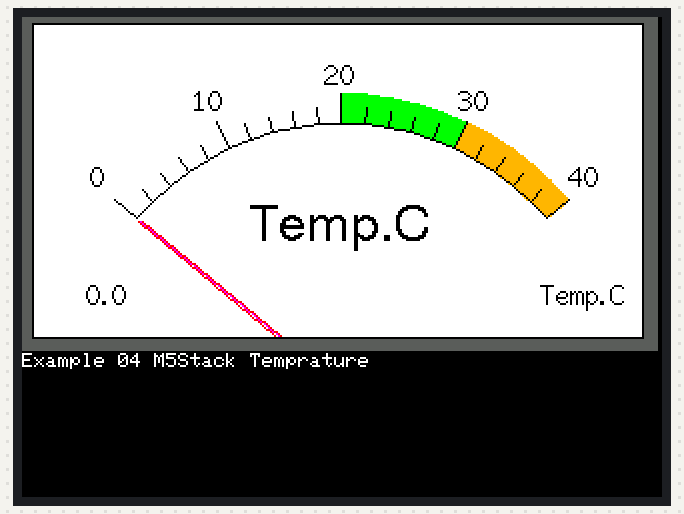
A sketch run on a simulated ESP32. Parts: 320×240 colour display. WiFi joins after 1.5 s; servers stay silent unless stated; uploads are accepted with an empty reply.

Above: at 0.3 s.
At 1.94 s:
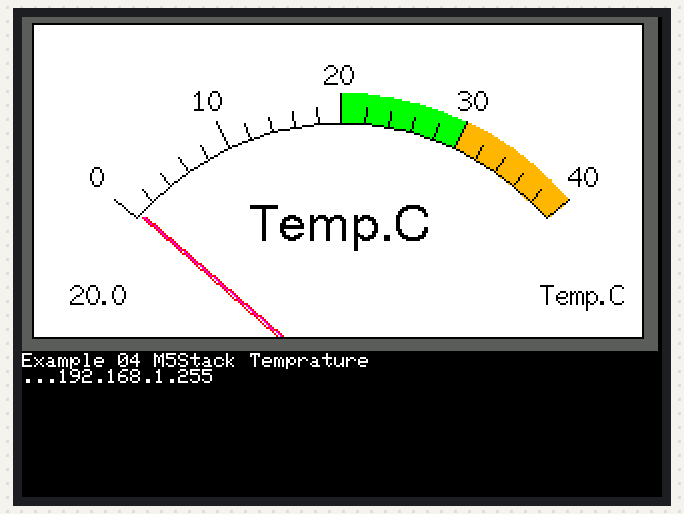
At 3.28 s:
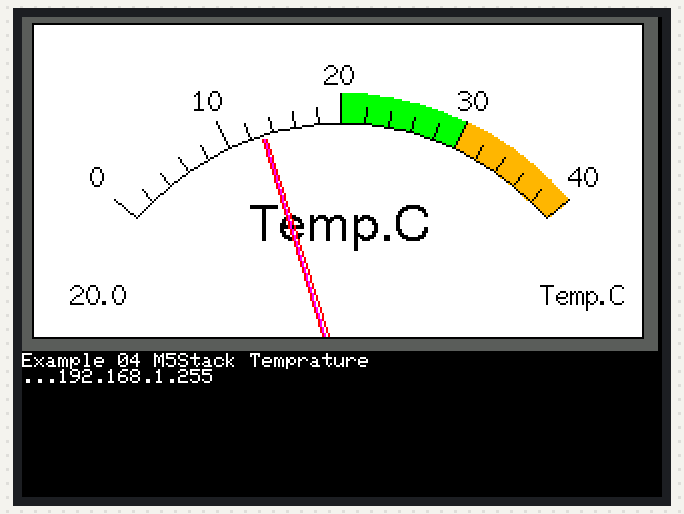
At 4.75 s:
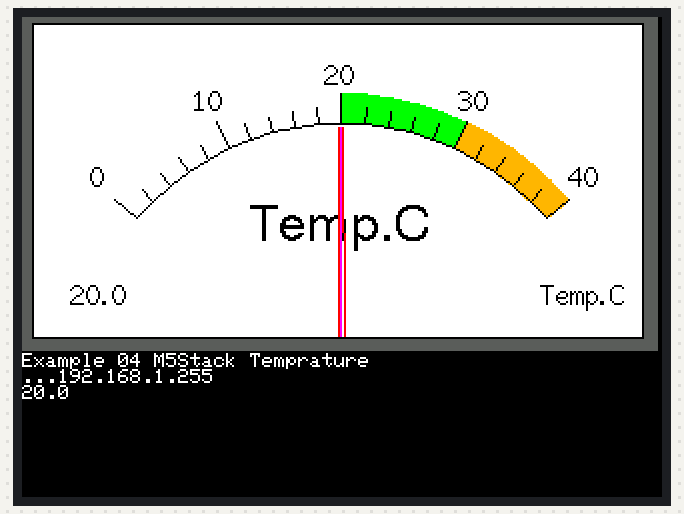
At 20.0 s:
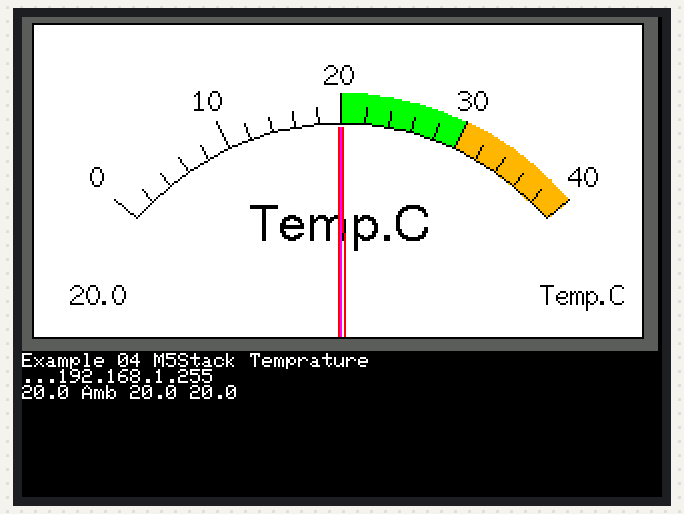
At 32.3 s:
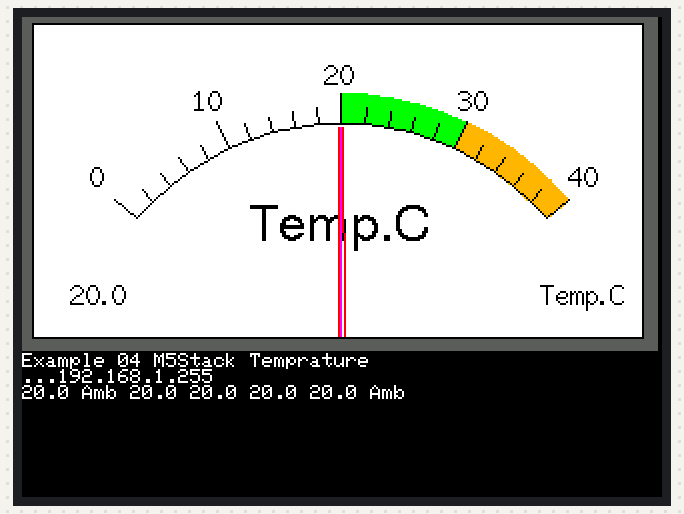

The sketch:

example04c_temp_amb.ino
```cpp
// (licence header left out)
#include <M5Stack.h>                            // M5Stack用ライブラリの組み込み
#include <WiFi.h>                               // ESP32用WiFiライブラリ
#include <WiFiUdp.h>                            // UDP通信を行うライブラリ
#include "lib_Ambient.h"                        // Ambient通信用ライブラリ
#define SSID "iot-core-esp32"                   // 無線LANアクセスポイントのSSID
#define PASS "password"                         // パスワード
#define Ambient_channelId 100                   // AmbientのチャネルID
#define Ambient_writeKey "0123456789abcdef"     // Ambientのライトキー
#define Ambient_d 1                             // Ambientの送信データ番号
#define PORT 1024                               // 送信のポート番号
#define DEVICE "temp0_3,"                       // デバイス名(5字+"_"+番号+",")
#define TEMP_ADJ -25.0                          // 温度値の補正用
IPAddress IP;                                   // ブロードキャストIP保存用
WiFiClient client;                              // Ambient送信用WiFiクライアント
Ambient ambient;                                // Ambient送信用インスタンス生成

void setup(){                                   // 起動時に一度だけ実行する関数
    M5.Lcd.begin();                             // M5Stack用Lcdライブラリの起動
    analogMeterInit("Temp.C", 0, 40);           // アナログメータの初期化
    M5.Lcd.println("Example 04 M5Stack Temprature"); // LCDにタイトルを表示
    WiFi.mode(WIFI_STA);                        // 無線LANをSTAモードに設定
    WiFi.begin(SSID,PASS);                      // 無線LANアクセスポイントへ接続
    while(WiFi.status() != WL_CONNECTED){       // 接続に成功するまで待つ
        delay(500);                             // 待ち時間処理
        M5.Lcd.print('.');                      // 進捗表示
    }
    IP = WiFi.localIP();                        // IPアドレスを取得
    IP[3] = 255;                                // ブロードキャストアドレスに
    M5.Lcd.println(IP);                         // UDP送信先IPアドレスを表示
    ambient.begin(Ambient_channelId, Ambient_writeKey, &client);// Ambient開始
}

void loop(){                                    // 繰り返し実行する関数
    WiFiUDP udp;                                // UDP通信用のインスタンス定義
    float temp;                                 // 温度値用の変数

    temp = temperatureRead() + TEMP_ADJ;        // 温度値の取得
    analogMeterNeedle(temp);                    // メータへ表示
    udp.beginPacket(IP, PORT);                  // UDP送信先を設定
    udp.print(DEVICE);                          // デバイス名を送信
    udp.println(temp,1);                        // 温度値を送信
    M5.Lcd.print(temp,1);                       // シリアル出力表示
    M5.Lcd.print(' ');                          // シリアル出力表示
    udp.endPacket();                            // UDP送信の終了(実際に送信する)
    if(millis() % 30000ul >= 9000){             // 30秒が経過したかどうかの判定
        delay(6000);                            // 6秒間の待ち時間処理(更新間隔)
        return;                                 // 繰り返し処理の再開
    }                                           // 以下は30秒に1回だけの処理
    ambient.set(Ambient_d,String(temp).c_str());// 変数tempの値をAmbientへ送信
    ambient.send();                             // Ambient送信終了(実際に送信)
    M5.Lcd.print("Amb ");                       // シリアル出力表示
    delay(9000);                                // 9秒間の待ち時間(重複送信防止)
}
```

lib_Ambient.cpp
```cpp
/*
 * ambient.cpp - Library for sending data to Ambient
 * Created by Takehiko Shimojima, April 21, 2016
 */
#include "lib_Ambient.h"

#define AMBIENT_DEBUG 0

#if AMBIENT_DEBUG
#define DBG(...) { Serial.print(__VA_ARGS__); }
#define ERR(...) { Serial.print(__VA_ARGS__); }
#else
#define DBG(...)
#define ERR(...)
#endif /* AMBIENT_DBG */

const char* AMBIENT_HOST = "54.65.206.59";
int AMBIENT_PORT = 80;
const char* AMBIENT_HOST_DEV = "192.168.0.11";
int AMBIENT_PORT_DEV = 4567;

const char * ambient_keys[] = {"\"d1\":\"", "\"d2\":\"", "\"d3\":\"", "\"d4\":\"", "\"d5\":\"", "\"d6\":\"", "\"d7\":\"", "\"d8\":\"", "\"lat\":\"", "\"lng\":\"", "\"created\":\""};

Ambient::Ambient() {
}

bool
Ambient::begin(unsigned int channelId, const char * writeKey, WiFiClient * c, int dev) {
    this->channelId = channelId;

    if (sizeof(writeKey) > AMBIENT_WRITEKEY_SIZE) {
        ERR("writeKey length > AMBIENT_WRITEKEY_SIZE");
        return false;
    }
    strcpy(this->writeKey, writeKey);

    if(NULL == c) {
        ERR("Socket Pointer is NULL, open a socket.");
        return false;
    }
    this->client = c;
    this->dev = dev;
    if (dev) {
        strcpy(this->host, AMBIENT_HOST_DEV);
        this->port = AMBIENT_PORT_DEV;
    } else {
        strcpy(this->host, AMBIENT_HOST);
        this->port = AMBIENT_PORT;
    }
    for (int i = 0; i < AMBIENT_NUM_PARAMS; i++) {
        this->data[i].set = false;
    }
        return true;
}

bool
Ambient::set(int field,const char * data) {
    --field;
    if (field < 0 || field >= AMBIENT_NUM_PARAMS) {
        return false;
    }
    if (strlen(data) > AMBIENT_DATA_SIZE) {
        return false;
    }
    this->data[field].set = true;
    strcpy(this->data[field].item, data);

    return true;
}

bool Ambient::set(int field, double data)
{
	return set(field,String(data).c_str());
}

bool Ambient::set(int field, int data)
{
	return set(field, String(data).c_str());
}

bool
Ambient::clear(int field) {
    --field;
    if (field < 0 || field >= AMBIENT_NUM_PARAMS) {
        return false;
    }
    this->data[field].set = false;

    return true;
}

bool
Ambient::send() {

    int retry;
    for (retry = 0; retry < AMBIENT_MAX_RETRY; retry++) {
        int ret;
        ret = this->client->connect(this->host, this->port);
        if (ret) {
            break ;
        }
    }
    if(retry == AMBIENT_MAX_RETRY) {
        ERR("Could not connect socket to host\r\n");
        return false;
    }

    char str[180];
    char body[192];
    char inChar;

    memset(body, 0, sizeof(body));
    strcat(body, "{\"writeKey\":\"");
    strcat(body, this->writeKey);
    strcat(body, "\",");

    for (int i = 0; i < AMBIENT_NUM_PARAMS; i++) {
        if (this->data[i].set) {
            strcat(body, ambient_keys[i]);
            strcat(body, this->data[i].item);
            strcat(body, "\",");
        }
    }
    body[strlen(body) - 1] = '\0';
    strcat(body, "}\r\n");

    memset(str, 0, sizeof(str));
    sprintf(str, "POST /api/v2/channels/%d/data HTTP/1.1\r\n", this->channelId);
    if (this->port == 80) {
        sprintf(&str[strlen(str)], "Host: %s\r\n", this->host);
    } else {
        sprintf(&str[strlen(str)], "Host: %s:%d\r\n", this->host, this->port);
    }
    sprintf(&str[strlen(str)], "Content-Length: %d\r\n", strlen(body));
    sprintf(&str[strlen(str)], "Content-Type: application/json\r\n\r\n");

    DBG("sending: ");DBG(strlen(str));DBG("bytes\r\n");DBG(str);

    int ret;
    ret = this->client->print(str);
    delay(30);
    DBG(ret);DBG(" bytes sent\n\n");
    if (ret == 0) {
        ERR("send failed\n");
        return false;
    }
    ret = this->client->print(body);
    delay(30);
    DBG(ret);DBG(" bytes sent\n\n");
    if (ret == 0) {
        ERR("send failed\n");
        return false;
    }

    while (this->client->available()) {
        inChar = this->client->read();
#if AMBIENT_DEBUG
        Serial.write(inChar);
#endif
    }

    this->client->stop();

    for (int i = 0; i < AMBIENT_NUM_PARAMS; i++) {
        this->data[i].set = false;
    }

    return true;
}

int
Ambient::bulk_send(char *buf) {

    int retry;
    for (retry = 0; retry < AMBIENT_MAX_RETRY; retry++) {
        int ret;
        ret = this->client->connect(this->host, this->port);
        if (ret) {
            break ;
        }
    }
    if(retry == AMBIENT_MAX_RETRY) {
        ERR("Could not connect socket to host\r\n");
        return -1;
    }

    char str[180];
    char inChar;

    memset(str, 0, sizeof(str));
    sprintf(str, "POST /api/v2/channels/%d/dataarray HTTP/1.1\r\n", this->channelId);
    if (this->port == 80) {
        sprintf(&str[strlen(str)], "Host: %s\r\n", this->host);
    } else {
        sprintf(&str[strlen(str)], "Host: %s:%d\r\n", this->host, this->port);
    }
    sprintf(&str[strlen(str)], "Content-Length: %d\r\n", strlen(buf));
    sprintf(&str[strlen(str)], "Content-Type: application/json\r\n\r\n");

    DBG("sending: ");DBG(strlen(str));DBG("bytes\r\n");DBG(str);

    int ret;
    ret = this->client->print(str); // send header
    delay(30);
    DBG(ret);DBG(" bytes sent\n\n");
    if (ret == 0) {
        ERR("send failed\n");
        return -1;
    }

    int sent = 0;
    unsigned long starttime = millis();
    while ((millis() - starttime) < AMBIENT_TIMEOUT) {
        ret = this->client->print(&buf[sent]);
        delay(30);
        DBG(ret);DBG(" bytes sent\n\n");
        if (ret == 0) {
            ERR("send failed\n");
            return -1;
        }
        sent += ret;
        if (sent >= strlen(buf)) {
            break;
        }
    }
    delay(500);

    while (this->client->available()) {
        inChar = this->client->read();
#if AMBIENT_DEBUG
        Serial.write(inChar);
#endif
    }

    this->client->stop();

    for (int i = 0; i < AMBIENT_NUM_PARAMS; i++) {
        this->data[i].set = false;
    }

    return (sent == 0) ? -1 : sent;
}

bool
Ambient::delete_data(const char * userKey) {
    int retry;
    for (retry = 0; retry < AMBIENT_MAX_RETRY; retry++) {
        int ret;
        ret = this->client->connect(this->host, this->port);
        if (ret) {
            break ;
        }
    }
    if(retry == AMBIENT_MAX_RETRY) {
        ERR("Could not connect socket to host\r\n");
        return false;
    }

    char str[180];
    char inChar;

    memset(str, 0, sizeof(str));
    sprintf(str, "DELETE /api/v2/channels/%d/data?userKey=%s HTTP/1.1\r\n", this->channelId, userKey);
    if (this->port == 80) {
        sprintf(&str[strlen(str)], "Host: %s\r\n", this->host);
    } else {
        sprintf(&str[strlen(str)], "Host: %s:%d\r\n", this->host, this->port);
    }
    sprintf(&str[strlen(str)], "Content-Length: 0\r\n");
    sprintf(&str[strlen(str)], "Content-Type: application/json\r\n\r\n");
    DBG(str);

    int ret;
    ret = this->client->print(str);
    delay(30);
    DBG(ret);DBG(" bytes sent\r\n");
    if (ret == 0) {
        ERR("send failed\r\n");
        return false;
    }

    while (this->client->available()) {
        inChar = this->client->read();
#if AMBIENT_DEBUG
        Serial.write(inChar);
#endif
    }

    this->client->stop();

    for (int i = 0; i < AMBIENT_NUM_PARAMS; i++) {
        this->data[i].set = false;
    }

    return true;
}
```

lib_Ambient.h
```cpp
/*
 * ambient.h - Library for sending data to Ambient
 * Created by Takehiko Shimojima, April 21, 2016
 */
#ifndef Ambient_h
#define Ambient_h

#include "Arduino.h"
#if defined(ESP8266)
 #include <ESP8266WiFi.h>
#else
 #include <WiFi.h>
#endif

#define AMBIENT_WRITEKEY_SIZE 18
#define AMBIENT_MAX_RETRY 5
#define AMBIENT_DATA_SIZE 24
#define AMBIENT_NUM_PARAMS 11
#define AMBIENT_TIMEOUT 3000 // milliseconds

class Ambient
{
public:

    Ambient(void);

    bool begin(unsigned int channelId, const char * writeKey, WiFiClient * c, int dev = 0);
    bool set(int field,const char * data);
	bool set(int field, double data);
	bool set(int field, int data);
    bool clear(int field);

    bool send(void);
    int bulk_send(char * buf);
    bool delete_data(const char * userKey);

private:

    WiFiClient * client;
    unsigned int channelId;
    char writeKey[AMBIENT_WRITEKEY_SIZE];
    int dev;
    char host[18];
    int port;

    struct {
        int set;
        char item[AMBIENT_DATA_SIZE];
    } data[AMBIENT_NUM_PARAMS];
};

#endif // Ambient_h
```

Source omitted: lib_analogMeter.ino (9241 bytes)
